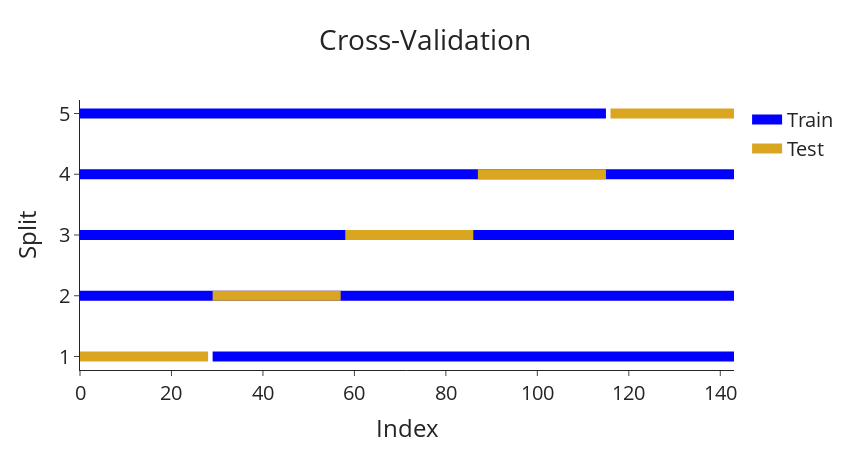

The code cell stored with this chart in its notebook:
### Code cell
# Plot the cross validation
plot_cross_val(n_splits=5,
              splitter_func=KFold,
              df=data,
              title_text='Cross-Validation')

### Figure 1 — Plotly figure (JSON) as saved in the notebook; plotly's stock layout.template omitted (floating-point values rounded to 4 significant figures)
{"data": [{"line": {"color": "blue", "width": 10}, "name": "Train", "type": "scatter", "x": [29, 30, 31, 32, 33, 34, 35, 36, 37, 38, 39, 40, 41, 42, 43, 44, 45, 46, 47, 48, 49, 50, 51, 52, 53, 54, 55, 56, 57, 58, 59, 60, 61, 62, 63, 64, 65, 66, 67, 68, 69, 70, 71, 72, 73, 74, 75, 76, 77, 78, 79, 80, 81, 82, 83, 84, 85, 86, 87, 88, 89, 90, 91, 92, 93, 94, 95, 96, 97, 98, 99, 100, 101, 102, 103, 104, 105, 106, 107, 108, 109, 110, 111, 112, 113, 114, 115, 116, 117, 118, 119, 120, 121, 122, 123, 124, 125, 126, 127, 128, 129, 130, 131, 132, 133, 134, 135, 136, 137, 138, 139, 140, 141, 142, 143], "y": ["1", "1", "1", "1", "1", "1", "1", "1", "1", "1", "1", "1", "1", "1", "1", "1", "1", "1", "1", "1", "1", "1", "1", "1", "1", "1", "1", "1", "1", "1", "1", "1", "1", "1", "1", "1", "1", "1", "1", "1", "1", "1", "1", "1", "1", "1", "1", "1", "1", "1", "1", "1", "1", "1", "1", "1", "1", "1", "1", "1", "1", "1", "1", "1", "1", "1", "1", "1", "1", "1", "1", "1", "1", "1", "1", "1", "1", "1", "1", "1", "1", "1", "1", "1", "1", "1", "1", "1", "1", "1", "1", "1", "1", "1", "1", "1", "1", "1", "1", "1", "1", "1", "1", "1", "1", "1", "1", "1", "1", "1", "1", "1", "1", "1", "1"]}, {"line": {"color": "goldenrod", "width": 10}, "name": "Test", "type": "scatter", "x": [0, 1, 2, 3, 4, 5, 6, 7, 8, 9, 10, 11, 12, 13, 14, 15, 16, 17, 18, 19, 20, 21, 22, 23, 24, 25, 26, 27, 28], "y": ["1", "1", "1", "1", "1", "1", "1", "1", "1", "1", "1", "1", "1", "1", "1", "1", "1", "1", "1", "1", "1", "1", "1", "1", "1", "1", "1", "1", "1"]}, {"line": {"color": "blue", "width": 10}, "name": "Train", "showlegend": false, "type": "scatter", "x": [0, 1, 2, 3, 4, 5, 6, 7, 8, 9, 10, 11, 12, 13, 14, 15, 16, 17, 18, 19, 20, 21, 22, 23, 24, 25, 26, 27, 28, 58, 59, 60, 61, 62, 63, 64, 65, 66, 67, 68, 69, 70, 71, 72, 73, 74, 75, 76, 77, 78, 79, 80, 81, 82, 83, 84, 85, 86, 87, 88, 89, 90, 91, 92, 93, 94, 95, 96, 97, 98, 99, 100, 101, 102, 103, 104, 105, 106, 107, 108, 109, 110, 111, 112, 113, 114, 115, 116, 117, 118, 119, 120, 121, 122, 123, 124, 125, 126, 127, 128, 129, 130, 131, 132, 133, 134, 135, 136, 137, 138, 139, 140, 141, 142, 143], "y": ["2", "2", "2", "2", "2", "2", "2", "2", "2", "2", "2", "2", "2", "2", "2", "2", "2", "2", "2", "2", "2", "2", "2", "2", "2", "2", "2", "2", "2", "2", "2", "2", "2", "2", "2", "2", "2", "2", "2", "2", "2", "2", "2", "2", "2", "2", "2", "2", "2", "2", "2", "2", "2", "2", "2", "2", "2", "2", "2", "2", "2", "2", "2", "2", "2", "2", "2", "2", "2", "2", "2", "2", "2", "2", "2", "2", "2", "2", "2", "2", "2", "2", "2", "2", "2", "2", "2", "2", "2", "2", "2", "2", "2", "2", "2", "2", "2", "2", "2", "2", "2", "2", "2", "2", "2", "2", "2", "2", "2", "2", "2", "2", "2", "2", "2"]}, {"line": {"color": "goldenrod", "width": 10}, "name": "Test", "showlegend": false, "type": "scatter", "x": [29, 30, 31, 32, 33, 34, 35, 36, 37, 38, 39, 40, 41, 42, 43, 44, 45, 46, 47, 48, 49, 50, 51, 52, 53, 54, 55, 56, 57], "y": ["2", "2", "2", "2", "2", "2", "2", "2", "2", "2", "2", "2", "2", "2", "2", "2", "2", "2", "2", "2", "2", "2", "2", "2", "2", "2", "2", "2", "2"]}, {"line": {"color": "blue", "width": 10}, "name": "Train", "showlegend": false, "type": "scatter", "x": [0, 1, 2, 3, 4, 5, 6, 7, 8, 9, 10, 11, 12, 13, 14, 15, 16, 17, 18, 19, 20, 21, 22, 23, 24, 25, 26, 27, 28, 29, 30, 31, 32, 33, 34, 35, 36, 37, 38, 39, 40, 41, 42, 43, 44, 45, 46, 47, 48, 49, 50, 51, 52, 53, 54, 55, 56, 57, 87, 88, 89, 90, 91, 92, 93, 94, 95, 96, 97, 98, 99, 100, 101, 102, 103, 104, 105, 106, 107, 108, 109, 110, 111, 112, 113, 114, 115, 116, 117, 118, 119, 120, 121, 122, 123, 124, 125, 126, 127, 128, 129, 130, 131, 132, 133, 134, 135, 136, 137, 138, 139, 140, 141, 142, 143], "y": ["3", "3", "3", "3", "3", "3", "3", "3", "3", "3", "3", "3", "3", "3", "3", "3", "3", "3", "3", "3", "3", "3", "3", "3", "3", "3", "3", "3", "3", "3", "3", "3", "3", "3", "3", "3", "3", "3", "3", "3", "3", "3", "3", "3", "3", "3", "3", "3", "3", "3", "3", "3", "3", "3", "3", "3", "3", "3", "3", "3", "3", "3", "3", "3", "3", "3", "3", "3", "3", "3", "3", "3", "3", "3", "3", "3", "3", "3", "3", "3", "3", "3", "3", "3", "3", "3", "3", "3", "3", "3", "3", "3", "3", "3", "3", "3", "3", "3", "3", "3", "3", "3", "3", "3", "3", "3", "3", "3", "3", "3", "3", "3", "3", "3", "3"]}, {"line": {"color": "goldenrod", "width": 10}, "name": "Test", "showlegend": false, "type": "scatter", "x": [58, 59, 60, 61, 62, 63, 64, 65, 66, 67, 68, 69, 70, 71, 72, 73, 74, 75, 76, 77, 78, 79, 80, 81, 82, 83, 84, 85, 86], "y": ["3", "3", "3", "3", "3", "3", "3", "3", "3", "3", "3", "3", "3", "3", "3", "3", "3", "3", "3", "3", "3", "3", "3", "3", "3", "3", "3", "3", "3"]}, {"line": {"color": "blue", "width": 10}, "name": "Train", "showlegend": false, "type": "scatter", "x": [0, 1, 2, 3, 4, 5, 6, 7, 8, 9, 10, 11, 12, 13, 14, 15, 16, 17, 18, 19, 20, 21, 22, 23, 24, 25, 26, 27, 28, 29, 30, 31, 32, 33, 34, 35, 36, 37, 38, 39, 40, 41, 42, 43, 44, 45, 46, 47, 48, 49, 50, 51, 52, 53, 54, 55, 56, 57, 58, 59, 60, 61, 62, 63, 64, 65, 66, 67, 68, 69, 70, 71, 72, 73, 74, 75, 76, 77, 78, 79, 80, 81, 82, 83, 84, 85, 86, 116, 117, 118, 119, 120, 121, 122, 123, 124, 125, 126, 127, 128, 129, 130, 131, 132, 133, 134, 135, 136, 137, 138, 139, 140, 141, 142, 143], "y": ["4", "4", "4", "4", "4", "4", "4", "4", "4", "4", "4", "4", "4", "4", "4", "4", "4", "4", "4", "4", "4", "4", "4", "4", "4", "4", "4", "4", "4", "4", "4", "4", "4", "4", "4", "4", "4", "4", "4", "4", "4", "4", "4", "4", "4", "4", "4", "4", "4", "4", "4", "4", "4", "4", "4", "4", "4", "4", "4", "4", "4", "4", "4", "4", "4", "4", "4", "4", "4", "4", "4", "4", "4", "4", "4", "4", "4", "4", "4", "4", "4", "4", "4", "4", "4", "4", "4", "4", "4", "4", "4", "4", "4", "4", "4", "4", "4", "4", "4", "4", "4", "4", "4", "4", "4", "4", "4", "4", "4", "4", "4", "4", "4", "4", "4"]}, {"line": {"color": "goldenrod", "width": 10}, "name": "Test", "showlegend": false, "type": "scatter", "x": [87, 88, 89, 90, 91, 92, 93, 94, 95, 96, 97, 98, 99, 100, 101, 102, 103, 104, 105, 106, 107, 108, 109, 110, 111, 112, 113, 114, 115], "y": ["4", "4", "4", "4", "4", "4", "4", "4", "4", "4", "4", "4", "4", "4", "4", "4", "4", "4", "4", "4", "4", "4", "4", "4", "4", "4", "4", "4", "4"]}, {"line": {"color": "blue", "width": 10}, "name": "Train", "showlegend": false, "type": "scatter", "x": [0, 1, 2, 3, 4, 5, 6, 7, 8, 9, 10, 11, 12, 13, 14, 15, 16, 17, 18, 19, 20, 21, 22, 23, 24, 25, 26, 27, 28, 29, 30, 31, 32, 33, 34, 35, 36, 37, 38, 39, 40, 41, 42, 43, 44, 45, 46, 47, 48, 49, 50, 51, 52, 53, 54, 55, 56, 57, 58, 59, 60, 61, 62, 63, 64, 65, 66, 67, 68, 69, 70, 71, 72, 73, 74, 75, 76, 77, 78, 79, 80, 81, 82, 83, 84, 85, 86, 87, 88, 89, 90, 91, 92, 93, 94, 95, 96, 97, 98, 99, 100, 101, 102, 103, 104, 105, 106, 107, 108, 109, 110, 111, 112, 113, 114, 115], "y": ["5", "5", "5", "5", "5", "5", "5", "5", "5", "5", "5", "5", "5", "5", "5", "5", "5", "5", "5", "5", "5", "5", "5", "5", "5", "5", "5", "5", "5", "5", "5", "5", "5", "5", "5", "5", "5", "5", "5", "5", "5", "5", "5", "5", "5", "5", "5", "5", "5", "5", "5", "5", "5", "5", "5", "5", "5", "5", "5", "5", "5", "5", "5", "5", "5", "5", "5", "5", "5", "5", "5", "5", "5", "5", "5", "5", "5", "5", "5", "5", "5", "5", "5", "5", "5", "5", "5", "5", "5", "5", "5", "5", "5", "5", "5", "5", "5", "5", "5", "5", "5", "5", "5", "5", "5", "5", "5", "5", "5", "5", "5", "5", "5", "5", "5", "5"]}, {"line": {"color": "goldenrod", "width": 10}, "name": "Test", "showlegend": false, "type": "scatter", "x": [116, 117, 118, 119, 120, 121, 122, 123, 124, 125, 126, 127, 128, 129, 130, 131, 132, 133, 134, 135, 136, 137, 138, 139, 140, 141, 142, 143], "y": ["5", "5", "5", "5", "5", "5", "5", "5", "5", "5", "5", "5", "5", "5", "5", "5", "5", "5", "5", "5", "5", "5", "5", "5", "5", "5", "5", "5"]}], "layout": {"font": {"size": 20}, "height": 450, "title": {"text": "Cross-Validation", "x": 0.5}, "width": 850, "xaxis": {"title": {"text": "Index"}}, "yaxis": {"title": {"text": "Split"}}}}
